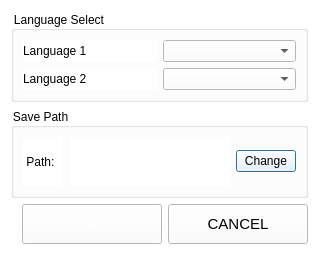
<?xml version="1.0" encoding="UTF-8"?>
<ui version="4.0">
 <class>ResultExportDlg</class>
 <widget class="QDialog" name="ResultExportDlg">
  <property name="geometry">
   <rect>
    <x>0</x>
    <y>0</y>
    <width>324</width>
    <height>255</height>
   </rect>
  </property>
  <property name="styleSheet">
   <string notr="true">background-color: rgb(255, 255, 255);</string>
  </property>
  <layout class="QGridLayout" name="gridLayout">
   <item row="0" column="0" colspan="3">
    <widget class="QGroupBox" name="groupBox_3">
     <property name="title">
      <string>Language Select</string>
     </property>
     <layout class="QHBoxLayout" name="horizontalLayout_2">
      <item>
       <layout class="QVBoxLayout" name="verticalLayout_2">
        <item>
         <widget class="QLabel" name="label">
          <property name="text">
           <string>Language 1</string>
          </property>
         </widget>
        </item>
        <item>
         <widget class="QLabel" name="label_3">
          <property name="text">
           <string>Language 2</string>
          </property>
         </widget>
        </item>
       </layout>
      </item>
      <item>
       <layout class="QVBoxLayout" name="verticalLayout_3">
        <item>
         <widget class="QComboBox" name="cbReportLanguage"/>
        </item>
        <item>
         <widget class="QComboBox" name="cbReportSecondLanguage"/>
        </item>
       </layout>
      </item>
     </layout>
    </widget>
   </item>
   <item row="1" column="0" colspan="3">
    <widget class="QGroupBox" name="groupBox_2">
     <property name="title">
      <string>Save Path</string>
     </property>
     <layout class="QHBoxLayout" name="horizontalLayout">
      <item>
       <widget class="QLabel" name="label_2">
        <property name="maximumSize">
         <size>
          <width>40</width>
          <height>16777215</height>
         </size>
        </property>
        <property name="text">
         <string> Path:</string>
        </property>
       </widget>
      </item>
      <item>
       <widget class="QLabel" name="labelFullPath">
        <property name="text">
         <string/>
        </property>
       </widget>
      </item>
      <item>
       <widget class="QPushButton" name="btnPathChange">
        <property name="minimumSize">
         <size>
          <width>0</width>
          <height>0</height>
         </size>
        </property>
        <property name="maximumSize">
         <size>
          <width>60</width>
          <height>16777215</height>
         </size>
        </property>
        <property name="text">
         <string>Change</string>
        </property>
       </widget>
      </item>
     </layout>
    </widget>
   </item>
   <item row="2" column="0">
    <spacer name="horizontalSpacer">
     <property name="orientation">
      <enum>Qt::Horizontal</enum>
     </property>
     <property name="sizeHint" stdset="0">
      <size>
       <width>40</width>
       <height>20</height>
      </size>
     </property>
    </spacer>
   </item>
   <item row="2" column="1">
    <widget class="CustomImageButtonWidget" name="btnOK">
     <property name="minimumSize">
      <size>
       <width>140</width>
       <height>40</height>
      </size>
     </property>
     <property name="maximumSize">
      <size>
       <width>140</width>
       <height>40</height>
      </size>
     </property>
     <property name="palette">
      <palette>
       <active>
        <colorrole role="Button">
         <brush brushstyle="SolidPattern">
          <color alpha="255">
           <red>255</red>
           <green>255</green>
           <blue>255</blue>
          </color>
         </brush>
        </colorrole>
        <colorrole role="ButtonText">
         <brush brushstyle="SolidPattern">
          <color alpha="255">
           <red>255</red>
           <green>255</green>
           <blue>255</blue>
          </color>
         </brush>
        </colorrole>
        <colorrole role="Base">
         <brush brushstyle="SolidPattern">
          <color alpha="255">
           <red>255</red>
           <green>255</green>
           <blue>255</blue>
          </color>
         </brush>
        </colorrole>
        <colorrole role="Window">
         <brush brushstyle="SolidPattern">
          <color alpha="255">
           <red>255</red>
           <green>255</green>
           <blue>255</blue>
          </color>
         </brush>
        </colorrole>
       </active>
       <inactive>
        <colorrole role="Button">
         <brush brushstyle="SolidPattern">
          <color alpha="255">
           <red>255</red>
           <green>255</green>
           <blue>255</blue>
          </color>
         </brush>
        </colorrole>
        <colorrole role="ButtonText">
         <brush brushstyle="SolidPattern">
          <color alpha="255">
           <red>255</red>
           <green>255</green>
           <blue>255</blue>
          </color>
         </brush>
        </colorrole>
        <colorrole role="Base">
         <brush brushstyle="SolidPattern">
          <color alpha="255">
           <red>255</red>
           <green>255</green>
           <blue>255</blue>
          </color>
         </brush>
        </colorrole>
        <colorrole role="Window">
         <brush brushstyle="SolidPattern">
          <color alpha="255">
           <red>255</red>
           <green>255</green>
           <blue>255</blue>
          </color>
         </brush>
        </colorrole>
       </inactive>
       <disabled>
        <colorrole role="Button">
         <brush brushstyle="SolidPattern">
          <color alpha="255">
           <red>255</red>
           <green>255</green>
           <blue>255</blue>
          </color>
         </brush>
        </colorrole>
        <colorrole role="ButtonText">
         <brush brushstyle="SolidPattern">
          <color alpha="255">
           <red>120</red>
           <green>120</green>
           <blue>120</blue>
          </color>
         </brush>
        </colorrole>
        <colorrole role="Base">
         <brush brushstyle="SolidPattern">
          <color alpha="255">
           <red>255</red>
           <green>255</green>
           <blue>255</blue>
          </color>
         </brush>
        </colorrole>
        <colorrole role="Window">
         <brush brushstyle="SolidPattern">
          <color alpha="255">
           <red>255</red>
           <green>255</green>
           <blue>255</blue>
          </color>
         </brush>
        </colorrole>
       </disabled>
      </palette>
     </property>
     <property name="font">
      <font>
       <pointsize>11</pointsize>
      </font>
     </property>
     <property name="text">
      <string>OK</string>
     </property>
    </widget>
   </item>
   <item row="2" column="2">
    <widget class="CustomImageButtonWidget" name="btnCANCEL">
     <property name="minimumSize">
      <size>
       <width>140</width>
       <height>40</height>
      </size>
     </property>
     <property name="maximumSize">
      <size>
       <width>140</width>
       <height>40</height>
      </size>
     </property>
     <property name="font">
      <font>
       <pointsize>11</pointsize>
      </font>
     </property>
     <property name="text">
      <string>CANCEL</string>
     </property>
    </widget>
   </item>
   <item row="2" column="3">
    <spacer name="horizontalSpacer_2">
     <property name="orientation">
      <enum>Qt::Horizontal</enum>
     </property>
     <property name="sizeHint" stdset="0">
      <size>
       <width>40</width>
       <height>20</height>
      </size>
     </property>
    </spacer>
   </item>
  </layout>
 </widget>
 <customwidgets>
  <customwidget>
   <class>CustomImageButtonWidget</class>
   <extends>QPushButton</extends>
   <header>UIClass/CustomWidget/CustomImageButtonWidget.h</header>
  </customwidget>
 </customwidgets>
 <resources/>
 <connections/>
</ui>
